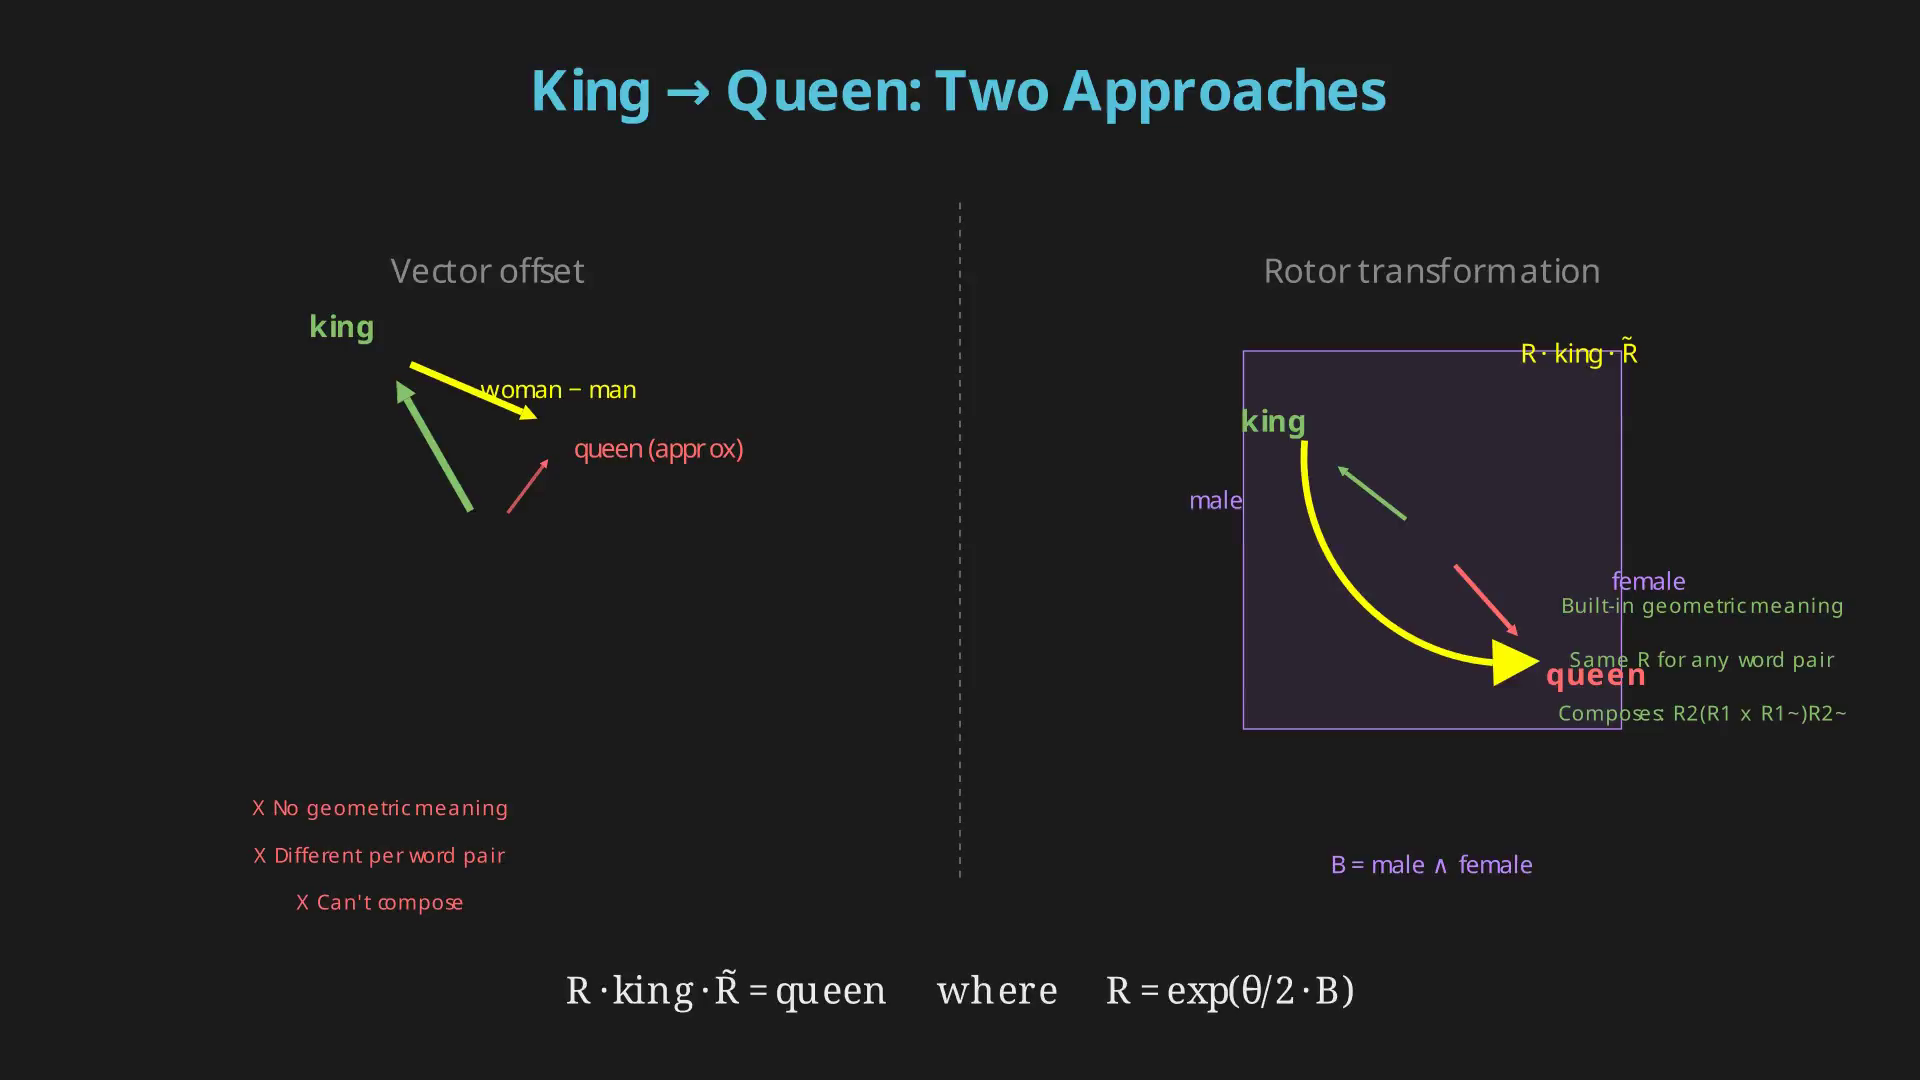

Generate this figure with Python:
"""
King → Queen: Vector Offset vs Rotor — Chapter 7 illustration

Left panel: standard vector addition (king + gender offset ≈ queen)
Right panel: rotor sandwich (R · king · R~ = queen) with gender bivector
"""
from manim import *
import numpy as np

BG = "#1C1C1C"
PRIMARY = "#58C4DD"
GREEN = "#83C167"
ACCENT = "#FFFF00"
RED = "#FF6B6B"
PURPLE = "#C084FC"
ORANGE = "#FFA726"
WHITE = "#EAEAEA"
DIM = "#888888"
MONO = "Menlo"


class KingQueenRotor(Scene):
    def construct(self):
        self.camera.background_color = BG

        # ── Title ──────────────────────────────────────────────────
        title = Text("King → Queen: Two Approaches", font=MONO,
                     font_size=30, color=PRIMARY, weight=BOLD)
        title.to_edge(UP)
        self.add(title)

        # ── Divider ────────────────────────────────────────────────
        divider = DashedLine(start=[0, -2.5, 0], end=[0, 2.5, 0], color=DIM, stroke_width=1)
        self.add(divider)

        # ══════════════════════════════════════════════════════════
        # LEFT PANEL: Vector Offset
        # ══════════════════════════════════════════════════════════
        lx = -3.5
        ly = 0.0

        panel1_title = Text("Vector offset", font=MONO, font_size=18, color=DIM)
        panel1_title.move_to([lx, 2.0, 0])
        self.add(panel1_title)

        # King vector (up-left, bold)
        k_vec = np.array([-0.8, 1.4, 0.0])
        k_arrow = Arrow(start=[lx, ly, 0], end=[lx + k_vec[0], ly + k_vec[1], 0],
                        color=GREEN, stroke_width=9, max_tip_length_to_length_ratio=0.14)
        k_lab = Text("king", font=MONO, font_size=16, color=GREEN, weight=BOLD)
        k_lab.next_to([lx + k_vec[0], ly + k_vec[1], 0], UP + LEFT, buff=0.05)
        self.add(k_arrow, k_lab)

        # Gender offset vector (right-down — clearly different direction)
        g_vec = np.array([1.4, -0.6, 0.0])
        g_start = np.array([lx + k_vec[0], ly + k_vec[1], 0])
        g_arrow = Arrow(start=g_start,
                        end=g_start + g_vec,
                        color=ACCENT, stroke_width=7, max_tip_length_to_length_ratio=0.12)
        g_lab = Text("woman \u2212 man", font=MONO, font_size=13, color=ACCENT)
        g_lab.next_to(g_start + g_vec * 0.5, RIGHT, buff=0.05)
        self.add(g_arrow, g_lab)

        # Result: queen (approximate)
        q_vec = k_vec + g_vec
        q_arrow = Arrow(start=[lx, ly, 0],
                        end=[lx + q_vec[0], ly + q_vec[1], 0],
                        color=RED, stroke_width=8, max_tip_length_to_length_ratio=0.13,
                        stroke_opacity=0.75)
        q_lab = Text("queen (approx)", font=MONO, font_size=14, color=RED)
        q_lab.next_to([lx + q_vec[0], ly + q_vec[1], 0], DOWN + RIGHT, buff=0.05)
        self.add(q_arrow, q_lab)

        # Cross marks
        cx1 = lx - 0.8
        for i, label in enumerate([
            "X No geometric meaning",
            "X Different per word pair",
            "X Can't compose"
        ]):
            t = Text(label, font=MONO, font_size=11, color=RED)
            t.move_to([cx1, -2.0 - 0.35 * i, 0])
            self.add(t)

        # ══════════════════════════════════════════════════════════
        # RIGHT PANEL: Rotor
        # ══════════════════════════════════════════════════════════
        rx = 3.5
        ry = 0.0

        panel2_title = Text("Rotor transformation", font=MONO, font_size=18, color=DIM)
        panel2_title.move_to([rx, 2.0, 0])
        self.add(panel2_title)

        # Gender bivector plane (a 2D region)
        plane = Rectangle(width=2.8, height=2.8, color=PURPLE,
                          fill_opacity=0.1, stroke_width=1)
        plane.move_to([rx, ry, 0])
        self.add(plane)

        # Axes labels
        male_lab = Text("male", font=MONO, font_size=13, color=PURPLE)
        male_lab.move_to([rx - 1.6, ry + 0.3, 0])
        female_lab = Text("female", font=MONO, font_size=13, color=PURPLE)
        female_lab.move_to([rx + 1.6, ry - 0.3, 0])
        self.add(male_lab, female_lab)

        # King vector (pointing toward male region)
        rk_vec = np.array([-0.9, 0.7, 0.0])
        rk_arrow = Arrow(start=[rx, ry, 0], end=[rx + rk_vec[0], ry + rk_vec[1], 0],
                         color=GREEN, stroke_width=7, max_tip_length_to_length_ratio=0.12)
        rk_lab = Text("king", font=MONO, font_size=16, color=GREEN, weight=BOLD)
        rk_lab.next_to([rx + rk_vec[0], ry + rk_vec[1], 0], UP + LEFT, buff=0.05)
        self.add(rk_arrow, rk_lab)

        # Queen result (define here for arc calculation)
        rq_vec = np.array([0.8, -0.9, 0.0])

        # Rotation arc with arrow (king direction -> queen direction)
        arc_radius = 1.2
        k_angle = np.arctan2(rk_vec[1], rk_vec[0])
        q_angle = np.arctan2(rq_vec[1], rq_vec[0])
        # Shortest rotation from king to queen (clockwise)
        arc_angle = q_angle - k_angle
        if arc_angle > 0:
            arc_angle -= TAU  # force clockwise
        k_pt = np.array([rx + arc_radius * np.cos(k_angle),
                         ry + arc_radius * np.sin(k_angle), 0])
        q_pt = np.array([rx + arc_radius * np.cos(q_angle),
                         ry + arc_radius * np.sin(q_angle), 0])
        rot_arc = CurvedArrow(
            k_pt, q_pt,
            color=ACCENT, stroke_width=5,
        )
        self.add(rot_arc)

        # Rotor label above the arc
        mid_angle = k_angle + arc_angle / 2
        rotor_lab = Text("R \u00b7 king \u00b7 R\u0303", font=MONO, font_size=14, color=ACCENT)
        rotor_lab.next_to([rx + (arc_radius + 0.4) * np.cos(mid_angle),
                           ry + (arc_radius + 0.4) * np.sin(mid_angle), 0],
                          UP, buff=0.1)
        self.add(rotor_lab)

        # Bivector label (below plane)
        biv_lab = Text("B = male \u2227 female", font=MONO, font_size=13, color=PURPLE)
        biv_lab.move_to([rx, -2.4, 0])
        self.add(biv_lab)

        # Queen result (arrow)
        rq_arrow = Arrow(start=[rx, ry, 0], end=[rx + rq_vec[0], ry + rq_vec[1], 0],
                         color=RED, stroke_width=7, max_tip_length_to_length_ratio=0.12)
        rq_lab = Text("queen", font=MONO, font_size=16, color=RED, weight=BOLD)
        rq_lab.next_to([rx + rq_vec[0], ry + rq_vec[1], 0], DOWN + RIGHT, buff=0.05)
        self.add(rq_arrow, rq_lab)

        # Checkmarks (right of panel)
        ckx = 5.5
        for i, label in enumerate([
            "Built-in geometric meaning",
            "Same R for any word pair",
            "Composes: R2(R1 x R1~)R2~"
        ]):
            t = Text(label, font=MONO, font_size=11, color=GREEN)
            t.move_to([ckx, -0.5 - 0.4 * i, 0])
            self.add(t)

        # ── Bottom formula ─────────────────────────────────────────
        formula = Text(
            "R \u00b7 king \u00b7 R\u0303 = queen       where       R = exp(\u03b8/2 \u00b7 B)",
            font_size=20, color=WHITE
        )
        formula.to_edge(DOWN, buff=0.5)
        self.add(formula)

        self.wait(0.1)


if __name__ == "__main__":
    print("manim -qh king_queen_rotor.py KingQueenRotor")
